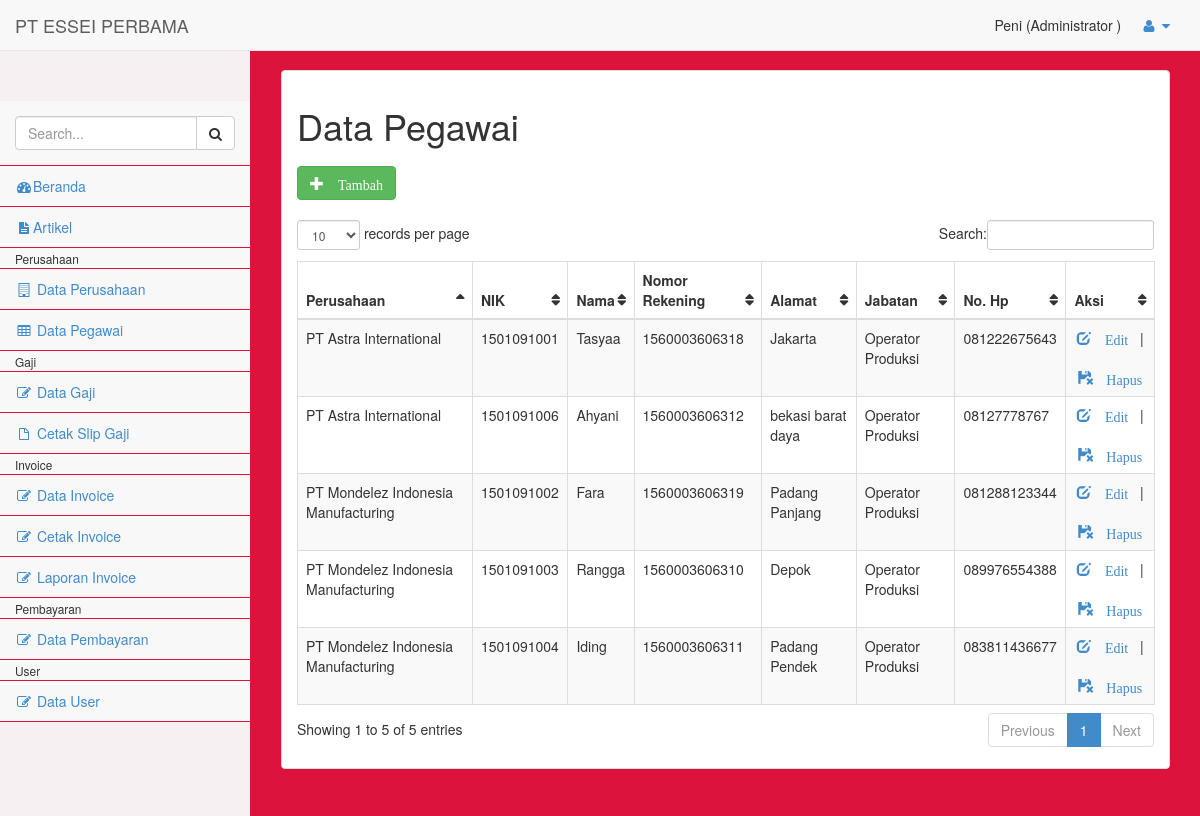
The app's page /pages/index.php?p=pegawai (signed in) with its own data.
### tables this page shows
CREATE TABLE `pegawai` (
  `nip` varchar(10) NOT NULL,
  `nama` varchar(50) NOT NULL,
  `nomor_rekening` varchar(20) NOT NULL,
  `alamat` text NOT NULL,
  `jabatan` varchar(20) NOT NULL,
  `nohp` varchar(12) NOT NULL,
  `id_perusahaan` int(11) NOT NULL
);

CREATE TABLE `perusahaan` (
  `id_perusahaan` int(11) NOT NULL,
  `nama` varchar(200) NOT NULL,
  `alamat` text NOT NULL
);

### pages/pegawai/pegawai.php (the view, shortened to what this page needs)
<?php
if($_SESSION['level']!="spv" && $_SESSION['level']!="super"){
  echo "<script>location='index.php'</script>";
}else{
  include_once '_part/koneksi.php';
  $page = isset($_GET['page']) ? $_GET['page'] : 'list';
  switch ($page) {
  case 'list':
  ?>
  <h1>Data Pegawai</h1>
  <div class="row" style="margin: 20px auto;">
    <a href="index.php?p=pegawai&page=entri" class="btn btn-success"><span class="glyphicon glyphicon-plus"> Tambah</span></a>
  </div>
  <table id="example" class="table table-striped table-bordered">
    <thead>
      <tr>
        <th>Perusahaan</th>
        <th>NIK</th>
        <th>Nama</th>
  	  <th>Nomor Rekening</th>
        <th>Alamat</th>
        <th>Jabatan</th>
        <th>No. Hp</th>
        <th>Aksi</th>
      </tr>
    </thead>
    <tbody>
  	<?php
      $where = $_SESSION['level']=="spv"? "WHERE a.id_perusahaan='".$_SESSION['id_perusahaan']."'": "";
  		$sql = "SELECT a.*, b.nama nama_perusahaan FROM pegawai a JOIN perusahaan b ON a.id_perusahaan=b.id_perusahaan $where";
      $row = $koneksi->prepare($sql);
      $row->execute();
      $hasil = $row->fetchAll(PDO::FETCH_OBJ);
  		foreach($hasil as $isi){
  	?>
      <tr>
        <td><?= $isi->nama_perusahaan;?></td>
        <td><?= $isi->nip;?></td>
        <td><?= $isi->nama;?></td>
  	  <td><?= $isi->nomor_rekening;?></td>
        <td><?= $isi->alamat;?></td>
        <td><?= $isi->jabatan;?></td>
        <td><?= $isi->nohp;?></td>
        <td align="center">
          <a href="index.php?p=pegawai&page=edit&nip=<?= $isi->nip ?>"><i class="glyphicon glyphicon-edit"> Edit</i></a>
          &nbsp;&nbsp;|&nbsp;&nbsp;
          <a href="pegawai/aksi_pegawai.php?nip=<?= $isi->nip ?>" onclick="return confirm('Yakin Hapus ?')"><i class="glyphicon glyphicon-floppy-remove"> Hapus</i></a>
        </td>
      </tr>
  	<?php } ?>
    </tbody>
  </table>
  <?php
  break;
  ?>
  <?php
  }
  ?>
<?php } ?>

### assets/css/sb-admin.css (style rules this page uses)
body { padding-top: 100px; background-color: #f7f0f3; }
@media (min-width:768px) { body { padding-top: 50px; } }
table.dataTable thead .sorting, table.dataTable thead .sorting_asc, table.dataTable thead .sorting_desc, table.dataTable thead .sorting_asc_disabled, table.dataTable thead .sorting_desc_disabled { background: transparent; }
table.dataTable thead .sorting_asc:after { content: "\f0de"; float: right; font-family: fontawesome; }
table.dataTable thead .sorting:after { content: "\f0dc"; float: right; font-family: fontawesome; color: f7f0f3; }

### records on screen
pegawai: id_perusahaan.nama "PT Astra International", nip "1501091001", nama "Tasyaa", nomor_rekening "1560003606318", alamat "Jakarta", jabatan "Operator Produksi", nohp "081222675643"
pegawai: id_perusahaan.nama "PT Mondelez Indonesia Manufacturing", nip "1501091002", nama "Fara", nomor_rekening "1560003606319", alamat "Padang Panjang", jabatan "Operator Produksi", nohp "081288123344"
pegawai: id_perusahaan.nama "PT Mondelez Indonesia Manufacturing", nip "1501091003", nama "Rangga", nomor_rekening "1560003606310", alamat "Depok", jabatan "Operator Produksi", nohp "089976554388"
pegawai: id_perusahaan.nama "PT Mondelez Indonesia Manufacturing", nip "1501091004", nama "Iding", nomor_rekening "1560003606311", alamat "Padang Pendek", jabatan "Operator Produksi", nohp "083811436677"
pegawai: id_perusahaan.nama "PT Astra International", nip "1501091006", nama "Ahyani", nomor_rekening "1560003606312", alamat "bekasi barat daya", jabatan "Operator Produksi", nohp "08127778767"

### other values on screen
$_SESSION['nama'] "Peni"
$level "Administrator"
